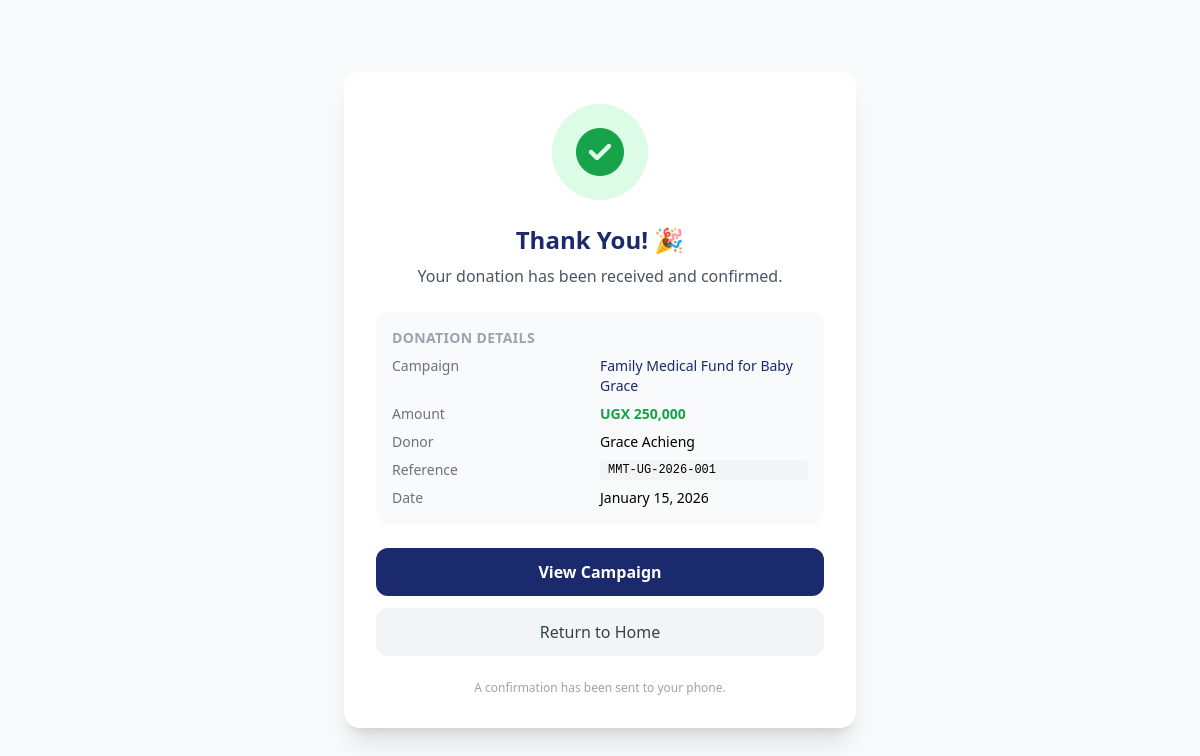
Screenshot of /donation_success.php?donation_id=1 with the database file from the repository.
### tables this page shows
CREATE TABLE `donations` (
  `donation_id` int(11) NOT NULL,
  `campaign_id` int(11) NOT NULL,
  `donor_id` int(11) DEFAULT NULL,
  `donor_name` varchar(100) DEFAULT NULL,
  `donor_email` varchar(100) DEFAULT NULL,
  `donor_phone` varchar(20) NOT NULL,
  `is_anonymous` tinyint(1) DEFAULT 0,
  `amount` decimal(15,2) NOT NULL,
  `fee_percentage` decimal(5,2) NOT NULL DEFAULT 7.50,
  `fee_amount` decimal(15,2) GENERATED ALWAYS AS (`amount` * (`fee_percentage` / 100)) STORED,
  `net_amount` decimal(15,2) GENERATED ALWAYS AS (`amount` - `amount` * (`fee_percentage` / 100)) STORED,
  `tip_amount` decimal(15,2) DEFAULT 0.00,
  `status` enum('pending','completed','failed','refunded') DEFAULT 'pending',
  `transaction_reference` varchar(100) DEFAULT NULL,
  `mobile_money_network` varchar(50) NOT NULL,
  `payment_date` timestamp NULL DEFAULT NULL,
  `created_at` timestamp NOT NULL DEFAULT current_timestamp(),
  `pesapal_tracking_id` varchar(100) DEFAULT NULL,
  `currency` varchar(3) DEFAULT 'UGX'
);

CREATE TABLE `campaigns` (
  `campaign_id` int(11) NOT NULL,
  `campaigner_id` int(11) NOT NULL,
  `display_name` varchar(120) DEFAULT NULL,
  `title` varchar(150) NOT NULL,
  `slug` varchar(150) NOT NULL,
  `description` text NOT NULL,
  `category` varchar(50) NOT NULL,
  `goal_amount` decimal(15,2) NOT NULL,
  `currency` varchar(3) NOT NULL DEFAULT 'UGX',
  `raised_amount` decimal(15,2) DEFAULT 0.00,
  `contributor_count` int(11) DEFAULT 0,
  `image_url` varchar(500) DEFAULT NULL,
  `mobile_money_number` varchar(20) NOT NULL,
  `mobile_money_network` varchar(50) NOT NULL,
  `status` enum('draft','active','paused','suspended','completed','flagged') DEFAULT 'draft',
  `start_date` timestamp NOT NULL DEFAULT current_timestamp(),
  `end_date` timestamp NULL DEFAULT NULL,
  `country` varchar(50) NOT NULL,
  `is_featured` tinyint(1) DEFAULT 0,
  `view_count` int(11) DEFAULT 0,
  `share_count` int(11) DEFAULT 0,
  `created_at` timestamp NOT NULL DEFAULT current_timestamp(),
  `updated_at` timestamp NOT NULL DEFAULT current_timestamp() ON UPDATE current_timestamp(),
  `multiple_images` longtext DEFAULT NULL CHECK (json_valid(`multiple_images`))
);

### donation_success.php (the view, shortened to what this page needs)
<?php
$conn = require_once __DIR__ . '/db/connection.php';
$donation_id    = (int)($_GET['donation_id'] ?? 0);
$pendingStatus  = (isset($_GET['status']) && $_GET['status'] === 'pending');
$result   = $conn->query(
    "SELECT d.*, c.title AS campaign_title, c.currency
     FROM donations d
     JOIN campaigns c ON d.campaign_id = c.campaign_id
     WHERE d.donation_id = $donation_id
     LIMIT 1"
);
$donation = $result ? $result->fetch_assoc() : null;
$isPending  = $pendingStatus || $donation['status'] === 'pending';
$currency   = htmlspecialchars($donation['currency'] ?? 'UGX');
$amount     = number_format($donation['amount']);
$donorName  = $donation['is_anonymous'] ? 'Anonymous' : htmlspecialchars($donation['donor_name']);
$campTitle  = htmlspecialchars($donation['campaign_title']);
$payDate    = $donation['payment_date']
                ? date('F j, Y', strtotime($donation['payment_date']))
                : 'Pending';
?>
<!DOCTYPE html>
<html lang="en">
<head>
    <script src="https://cdn.tailwindcss.com"></script>
    <link rel="stylesheet" href="https://cdnjs.cloudflare.com/ajax/libs/font-awesome/6.5.0/css/all.min.css">
</head>
<body class="bg-gray-50 min-h-screen flex items-center justify-center p-4">
    <div class="bg-white rounded-2xl shadow-xl max-w-lg w-full p-8 text-center">
        <?php if ($isPending): ?>
        <div class="w-24 h-24 bg-yellow-100 rounded-full flex items-center justify-center mx-auto mb-6">
            <i class="fas fa-clock text-5xl text-yellow-500 animate-pulse"></i>
        </div>
        <h1 class="text-2xl font-bold navy mb-2">Payment Processing…</h1>
        <p class="text-gray-500 mb-4">
            We're waiting for confirmation from your mobile money network.
            This usually takes less than a minute.
        </p>
        <p class="text-sm text-gray-400 mb-6">
            You'll receive an SMS confirmation once the payment is verified.
            You can also check back on the campaign page.
        </p>
        <a href="campaign-detail.php?id=<?= $donation['campaign_id'] ?>"
           class="block bg-navy text-white px-6 py-3 rounded-xl font-semibold hover:opacity-90 transition mb-3">
            View Campaign
        </a>
        <a href="index.php"
           class="block bg-gray-100 text-gray-700 px-6 py-3 rounded-xl font-medium hover:bg-gray-200 transition">
            Return to Home
        </a>
        <?php else: ?>
        <div class="w-24 h-24 bg-green-100 rounded-full flex items-center justify-center mx-auto mb-6">
            <i class="fas fa-check-circle text-5xl text-green-600"></i>
        </div>
        <h1 class="text-2xl font-bold navy mb-2">Thank You! 🎉</h1>
        <p class="text-gray-600 mb-6">Your donation has been received and confirmed.</p>
        <div class="bg-gray-50 rounded-xl p-4 mb-6 text-left">
            <p class="text-sm text-gray-400 mb-2 font-semibold uppercase tracking-wide">Donation Details</p>
            <div class="grid grid-cols-2 gap-y-2 text-sm">
                <span class="text-gray-500">Campaign</span>
                <span class="font-medium navy"><?= $campTitle ?></span>
                <span class="text-gray-500">Amount</span>
                <span class="font-bold text-green-600"><?= $currency ?> <?= $amount ?></span>
                <span class="text-gray-500">Donor</span>
                <span class="font-medium"><?= $donorName ?></span>
                <span class="text-gray-500">Reference</span>
                <code class="text-xs bg-gray-100 px-2 py-0.5 rounded"><?= htmlspecialchars($donation['transaction_reference']) ?></code>
                <span class="text-gray-500">Date</span>
                <span class="font-medium"><?= $payDate ?></span>
            </div>
        </div>
        <div class="space-y-3">
            <a href="campaign-detail.php?id=<?= $donation['campaign_id'] ?>"
               class="block bg-navy text-white px-6 py-3 rounded-xl font-semibold hover:opacity-90 transition">
                View Campaign
            </a>
            <a href="index.php"
               class="block bg-gray-100 text-gray-700 px-6 py-3 rounded-xl font-medium hover:bg-gray-200 transition">
                Return to Home
            </a>
        </div>
        <p class="text-xs text-gray-400 mt-6">
            A confirmation has been sent to your phone.
        </p>
        <?php endif; ?>
    </div>
</body>
</html>

### donation_success.php (style rules this page uses)
.navy { color: #1A2A6C; }
.bg-navy { background-color: #1A2A6C; }

### rows the page displays
donations: campaign.title "Family Medical Fund for Baby Grace", campaign.currency "UGX", amount "250,000", donor_name "Grace Achieng", transaction_reference "MMT-UG-2026-001", payment_date "January 15, 2026"
